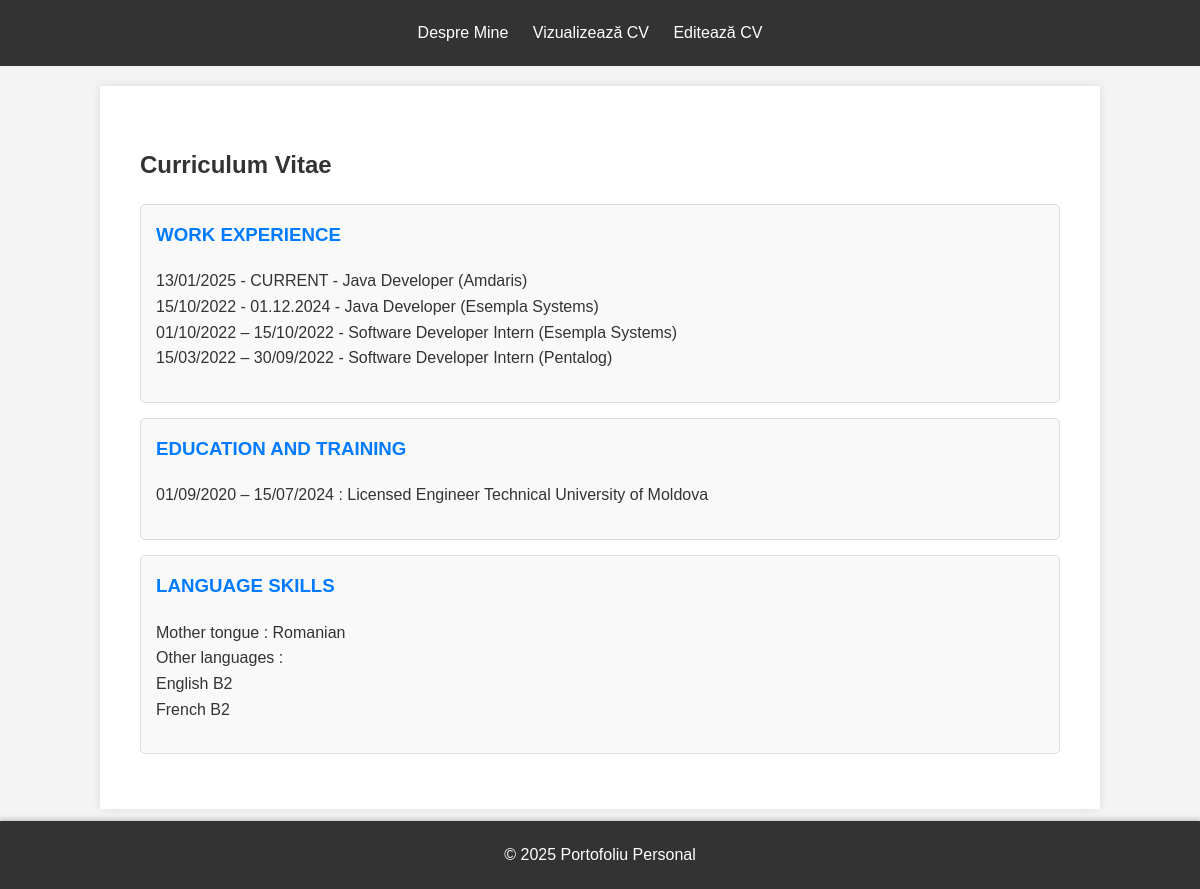
The page /view-cv/ on the database its author committed.
### portfolio/models.py (models this page shows, shortened)
class CVSection(models.Model):
    header = models.CharField(max_length=200)
    content = models.TextField()
    order = models.IntegerField(unique=True, help_text="Numărul de ordine pentru aranjare")
    class Meta:
        ordering = ['order'] # Asigură sortarea implicită după numărul de ordine

### portfolio/views.py (the view)
# urls.py: path('view-cv/', views.view_cv, name='view_cv'),
def view_cv(request):
    sections = CVSection.objects.all().order_by('order')
    return render(request, 'portfolio/view_cv.html', {'sections': sections})

### portfolio/templates/portfolio/view_cv.html (shortened to what this page needs)
{% extends 'portfolio/base.html' %}
{% block content %}
    <section class="cv-section">
        <h2>Curriculum Vitae</h2>
        {% if sections %}
            {% for section in sections %}
                <div class="cv-item">
                    <h3>{{ section.header }}</h3>
                    <p>{{ section.content|linebreaksbr }}</p>
                </div>
            {% endfor %}
        {% else %}
            <p>Nu există secțiuni CV adăugate încă.</p>
        {% endif %}
    </section>
{% endblock %}

### portfolio/templates/portfolio/base.html (shortened to what this page needs)
<!DOCTYPE html>
<html lang="ro">
<head>
    {% load static %}
    <link rel="stylesheet" href="{% static 'css/style.css' %}">
</head>
<body>
    <header>
        <nav>
            <ul>
                <li><a href="{% url 'about_me' %}">Despre Mine</a></li>
                <li><a href="{% url 'view_cv' %}">Vizualizează CV</a></li>
                <li><a href="{% url 'edit_cv' %}">Editează CV</a></li>
            </ul>
        </nav>
    </header>
    <main>
        {% block content %}
        {% endblock %}
    </main>
    <footer>
        <p>&copy; 2025 Portofoliu Personal</p>
    </footer>
</body>
</html>

### portfolio/static/css/style.css (style rules this page uses)
body { font-family: Arial, sans-serif; line-height: 1.6; margin: 0; padding: 0; background-color: #f4f4f4; color: #333; padding-bottom: 60px; }
header { background: #333; color: #fff; padding: 0.25rem 0; text-align: center; }
header nav ul { padding: 0; list-style: none; }
header nav ul li { display: inline; margin-right: 20px; }
header nav ul li a { color: #fff; text-decoration: none; }
main { padding: 20px; max-width: 960px; margin: auto; background: #fff; box-shadow: 0 0 10px rgba(0,0,0,0.1); margin-top: 20px; margin-bottom: 20px; }
footer { text-align: center; padding: 5px 0; background: #333; color: #fff; position: fixed; bottom: 0; width: 100%; z-index: 1000; box-shadow: 0 -2px 5px rgba(0,0,0,0.2); }
.cv-section, .edit-cv-section, .form-section, .confirm-delete-section { padding: 20px; }
.cv-item { background: #f9f9f9; border: 1px solid #ddd; padding: 15px; margin-bottom: 15px; border-radius: 5px; }
.cv-item h3 { color: #007bff; margin-top: 0; }

### rows shown on the page
CVSection: header "WORK EXPERIENCE", content "13/01/2025 - CURRENT - Java Developer (Amdaris) 15/10/2022 - 01.12.2024 - Java Developer (Esempla Systems) 01/10/2022 – 15/10/2022 - Software Developer Intern (Esempla Systems) 15/03/2022 – 30/09/2022 - Software Developer Intern (Pentalog)"
CVSection: header "EDUCATION AND TRAINING", content "01/09/2020 – 15/07/2024 : Licensed Engineer Technical University of Moldova"
CVSection: header "LANGUAGE SKILLS", content "Mother tongue : Romanian Other languages : English B2 French B2"
